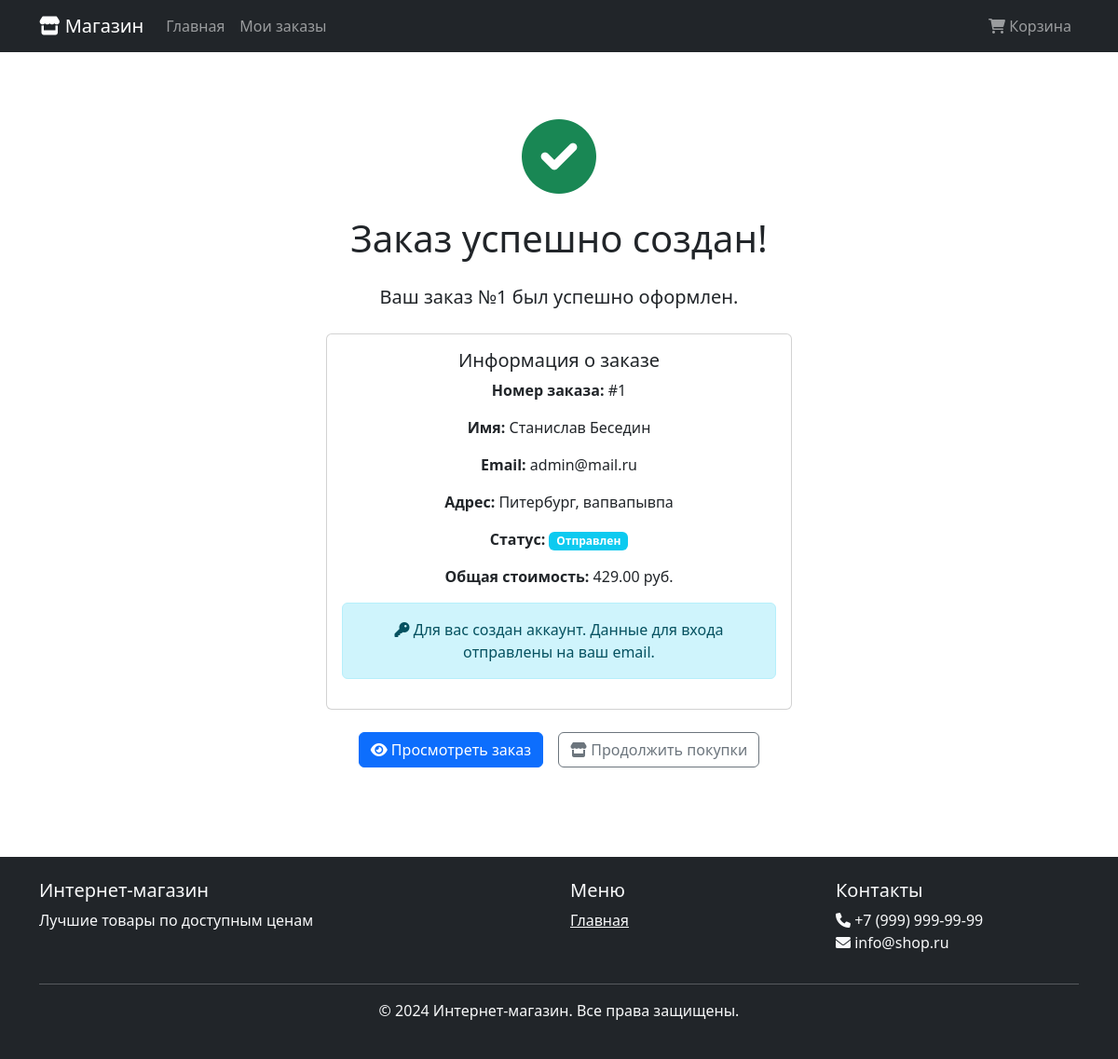
Page /orders/created/1/ on the committed database.
### orders/models.py (models this page shows, shortened)
class Order(models.Model):
    STATUS_CHOICES = [
        ('pending', 'Ожидает обработки'),
        ('processing', 'В обработке'),
        ('shipped', 'Отправлен'),
        ('delivered', 'Доставлен'),
        ('cancelled', 'Отменен'),
    ]
    user = models.ForeignKey(
        User,
        on_delete=models.SET_NULL,
        null=True,
        blank=True,
        verbose_name='Пользователь'
    )
    first_name = models.CharField(max_length=50, verbose_name='Имя')
    last_name = models.CharField(max_length=50, verbose_name='Фамилия')
    email = models.EmailField(verbose_name='Email')
    phone = models.CharField(verbose_name='Email', null=True)
    address = models.CharField(max_length=250, verbose_name='Адрес')
    postal_code = models.CharField(max_length=20, verbose_name='Почтовый индекс')
    city = models.CharField(max_length=100, verbose_name='Город')
    created = models.DateTimeField(auto_now_add=True, verbose_name='Создан')
    updated = models.DateTimeField(auto_now=True, verbose_name='Обновлен')
    status = models.CharField(max_length=20, choices=STATUS_CHOICES, default='pending', verbose_name='Статус')
    class Meta:
        verbose_name = 'Заказ'
        verbose_name_plural = 'Заказы'
        ordering = ['-created']
    def get_total_cost(self):
        return sum(item.get_cost() for item in self.items.all())

class OrderItem(models.Model):
    order = models.ForeignKey(Order, related_name='items', on_delete=models.CASCADE)
    product = models.ForeignKey(Product, on_delete=models.CASCADE)
    price = models.DecimalField(max_digits=10, decimal_places=2)
    quantity = models.PositiveIntegerField(default=1)
    class Meta:
        verbose_name = 'Элемент заказа'
        verbose_name_plural = 'Элементы заказа'
    def get_cost(self):
        return self.price * self.quantity

### orders/views.py (the view)
# urls.py: path('created/<int:order_id>/', views.order_created, name='order_created'),
def order_created(request, order_id):
    order = get_object_or_404(Order, id=order_id)
    if request.user.is_authenticated and order.user != request.user:
        messages.warning(request, 'Этот заказ не принадлежит вашему аккаунту.')
    context = {
        'order': order,
    }
    return render(request, 'orders/created.html', context)

### templates/orders/created.html (shortened to what this page needs)
{% extends 'base.html' %}
{% block content %}
<div class="text-center py-5">
    <div class="mb-4">
        <i class="fas fa-check-circle fa-5x text-success"></i>
    </div>
    <h1 class="mb-4">Заказ успешно создан!</h1>
    <p class="lead mb-4">Ваш заказ №{{ order.id }} был успешно оформлен.</p>
    <div class="card mx-auto mb-4" style="max-width: 500px;">
        <div class="card-body">
            <h5 class="card-title">Информация о заказе</h5>
            <p><strong>Номер заказа:</strong> #{{ order.id }}</p>
            <p><strong>Имя:</strong> {{ order.first_name }} {{ order.last_name }}</p>
            <p><strong>Email:</strong> {{ order.email }}</p>
            <p><strong>Адрес:</strong> {{ order.city }}, {{ order.address }}</p>
            <p><strong>Статус:</strong>
                <span class="badge bg-info">{{ order.get_status_display }}</span>
            </p>
            <p><strong>Общая стоимость:</strong> {{ order.get_total_cost }} руб.</p>
            {% if user.is_authenticated and order.user == user %}
            <div class="alert alert-success mt-3">
                <i class="fas fa-user-check"></i>
                Заказ привязан к вашему аккаунту. Вы можете отслеживать его статус в личном кабинете.
            </div>
            {% elif not user.is_authenticated and order.user %}
            <div class="alert alert-info mt-3">
                <i class="fas fa-key"></i>
                Для вас создан аккаунт. Данные для входа отправлены на ваш email.
            </div>
            {% endif %}
        </div>
    </div>
    <div class="d-flex justify-content-center gap-3">
        {% if user.is_authenticated %}
        <a href="{% url 'orders:order_detail' order.id %}" class="btn btn-primary">
            <i class="fas fa-eye"></i> Просмотреть заказ
        </a>
        <a href="{% url 'orders:order_list' %}" class="btn btn-outline-primary">
            <i class="fas fa-list"></i> Мои заказы
        </a>
        {% else %}
        <a href="{% url 'orders:order_detail' order.id %}" class="btn btn-primary">
            <i class="fas fa-eye"></i> Просмотреть заказ
        </a>
        {% endif %}
        <a href="{% url 'products:home' %}" class="btn btn-outline-secondary">
            <i class="fas fa-store"></i> Продолжить покупки
        </a>
    </div>
</div>
{% endblock %}

### rows in the picture
Order: id "1", first_name "Станислав", last_name "Беседин", email "admin@mail.ru", city "Питербург", address "вапвапывпа", status "Отправлен", get_total_cost "429.00"
